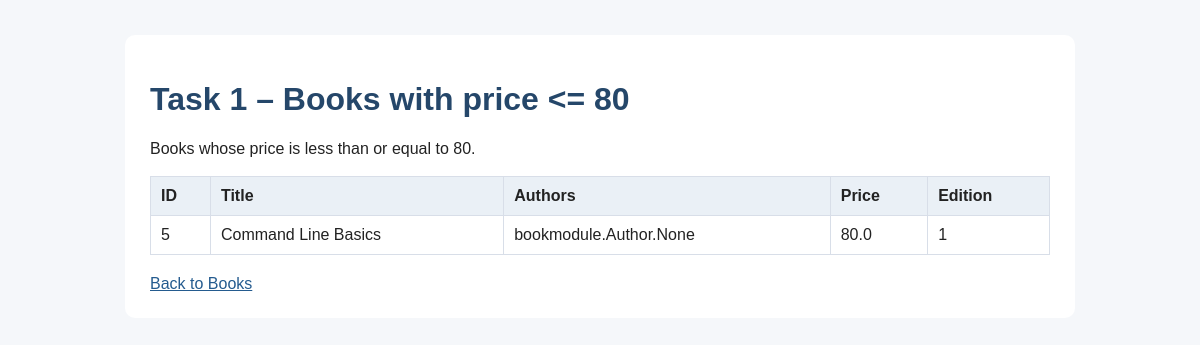
The app's page /books/lab8/task1, older data.
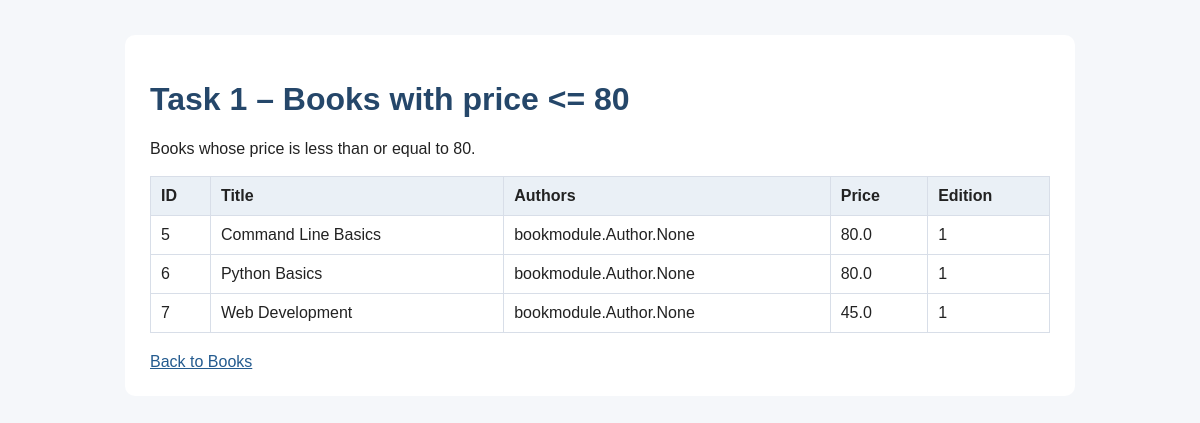
The same page, newer data.
### apps/bookmodule/models.py (models this page shows, shortened)
class Book(models.Model):
    title = models.CharField(max_length=50)
    author = models.CharField(max_length=50)
    price = models.FloatField(default=0.0)
    edition = models.SmallIntegerField(default=1)
    quantity = models.IntegerField(default=1)
    pubdate = models.DateTimeField()
    rating = models.SmallIntegerField(default=1)
    publisher = models.ForeignKey(
        Publisher,
        null=True,
        blank=True,
        on_delete=models.SET_NULL,
        related_name='books'
    )
    authors = models.ManyToManyField(Author, blank=True)

### apps/bookmodule/lab8_views.py (the view)
# urls.py: path("task1", lab8_views.task1, name="lab8_task1"),
def task1(request):
    books = Book.objects.filter(Q(price__lte=80))
    return render(request, "bookmodule/lab8/task1.html", {"books": books})

### apps/templates/bookmodule/lab8/task1.html (shortened to what this page needs)
{% extends "bookmodule/lab8/base.html" %}
{% block content %}
<h1>Task 1 – Books with price <= 80</h1>
<p>Books whose price is less than or equal to 80.</p>
{% if books %}
<table>
    <tr><th>ID</th><th>Title</th><th>Authors</th><th>Price</th><th>Edition</th></tr>
    {% for book in books %}
    <tr>
        <td>{{ book.id }}</td>
        <td>{{ book.title }}</td>
        <td>{{ book.authors }}</td>
        <td>{{ book.price }}</td>
        <td>{{ book.edition }}</td>
    </tr>
    {% endfor %}
</table>
{% else %}
<p class="empty">No books match this condition in the current database.</p>
{% endif %}
{% endblock %}

Row changes from the older to the newer data that the page shows:
added Book: id "6", title "Python Basics", authors "bookmodule.Author.None", price "80.0", edition "1"
added Book: id "7", title "Web Development", authors "bookmodule.Author.None", price "45.0", edition "1"
